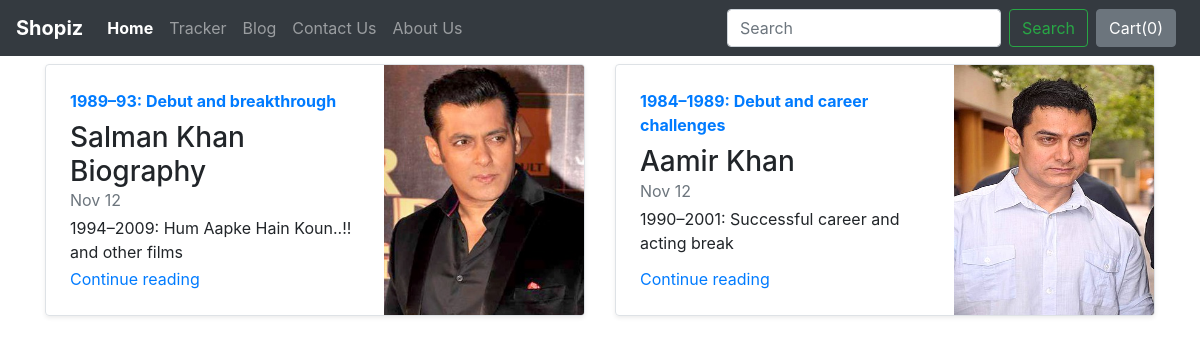
Screenshot of /blog/ with the database file from the repository.
### blog/models.py (models this page shows)
class Blogpost(models.Model):
    post_id = models.AutoField(primary_key = True)
    title = models.CharField(max_length=50)
    head0 = models.CharField(max_length=5000, default="")
    chead0 = models.CharField(max_length=5000, default="")
    head1 = models.CharField(max_length=5000, default="")
    chead1 = models.CharField(max_length=5000, default="")
    head2 = models.CharField(max_length=5000, default="")
    chead2 = models.CharField(max_length=5000, default="")
    pub_date = models.DateField()
    thumbnail = models.ImageField(upload_to='shop/images', default="")
    def __str__(self):
        return self.title

### blog/views.py (the view)
# urls.py: path("",views.index,name = "BlogHome"),
def index(request):
    myposts = Blogpost.objects.all()
    print(myposts)
    return render(request,'blog/index.html',{'myposts':myposts})

### blog/templates/blog/index.html (shortened to what this page needs)
{% extends 'blog/basic.html' %}
{% block body %}
<div class="container">
  <div class="row my-2">
    {% for item in myposts %}
    <div class="col-md-6">
      <div class="row no-gutters border rounded overflow-hidden flex-md-row mb-4 shadow-sm h-md-250 position-relative">
        <div class="col p-4 d-flex flex-column position-static">
          <strong class="d-inline-block mb-2 text-primary">{{item.head0}}</strong>
          <h3 class="mb-0">{{item.title}}</h3>
          <div class="mb-1 text-muted">Nov 12</div>
          <p class="card-text mb-auto">{{item.head1}}</p>
          <a href="blogpost/{{item.post_id}}" class="stretched-link">Continue reading</a>
        </div>
        <div class="col-auto d-none d-lg-block">
          <img src="/media/{{item.thumbnail}}" class="bd-placeholder-img" width="200" height="250"
            aria-label="Placeholder: Thumbnail" />
        </div>
      </div>
    </div>
    {% if forloop.counter|divisibleby:2 %}
  </div>
    {% endif %}
    {% endfor %}
  {% endblock %}

### blog/templates/blog/basic.html (shortened to what this page needs)
<!doctype html>
<html lang="en">
  <head>
    <link rel="stylesheet" href="https://stackpath.bootstrapcdn.com/bootstrap/4.2.1/css/bootstrap.min.css">
  </head>
  <body>
    <nav class="navbar navbar-expand-lg navbar-dark bg-dark">
  <a class="navbar-brand" href="/shop"><strong>Shopiz</strong></a>
  <div class="collapse navbar-collapse" id="navbarSupportedContent">
    <ul class="navbar-nav mr-auto">
      <li class="nav-item active">
        <a class="nav-link" href="/shop"><b>Home <span class="sr-only">(current)</span></b></a>
      </li>
      <li class="nav-item">
        <a class="nav-link" href="/shop/tracker">Tracker</a>
      </li>
      <li class="nav-item">
        <a class="nav-link" href="/blog">Blog</a>
      </li>
      <li class="nav-item">
        <a class="nav-link" href="/shop/contact">Contact Us</a>
      </li>
      <li class="nav-item">
        <a class="nav-link" href="/shop/about">About Us</a>
      </li>
    </ul>
    <form class="form-inline my-2 my-lg-0">
      <input class="form-control mr-sm-2" type="search" placeholder="Search" aria-label="Search">
      <button class="btn btn-outline-success my-2 my-sm-0" type="submit">Search</button>
    </form>
    <button type="button" class="btn btn-secondary mx-2" id="popcart" data-container="body" data-toggle="popover" data-placement="bottom" data-html="true" data-content="Vivamus
sagittis lacus vel augue laoreet rutrum faucibus.">
Cart(<span id="cart">0</span>)
</button>
  </div>
</nav>
  {% block body %} {% endblock %}
  </body>
</html>

### rows the page displays
Blogpost: head0 "1989–93: Debut and breakthrough", title "Salman Khan Biography", head1 "1994–2009: Hum Aapke Hain Koun..!! and other films", thumbnail (picture)
Blogpost: head0 "1984–1989: Debut and career challenges", title "Aamir Khan", head1 "1990–2001: Successful career and acting break", thumbnail (picture)
